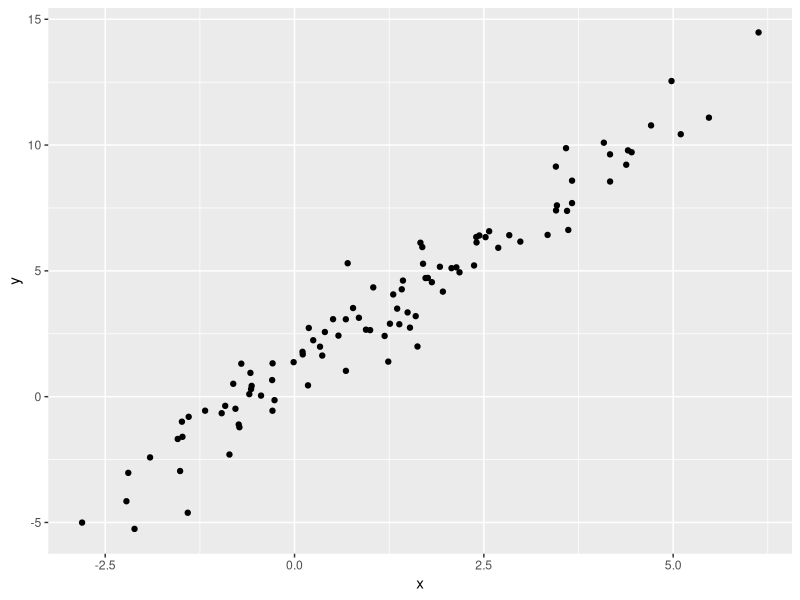

R code for this plot:
## ---- chunk 1
library(tidyverse)
## ---- chunk 2
plot_df =
  tibble(
    x = rnorm(100, mean = 1, sd = 2),
    y = 1 + 2 * x + rnorm(100)
  )
## ---- chunk 3
plot_df |> 
  ggplot(aes(x = x, y = y)) +
  geom_point()
